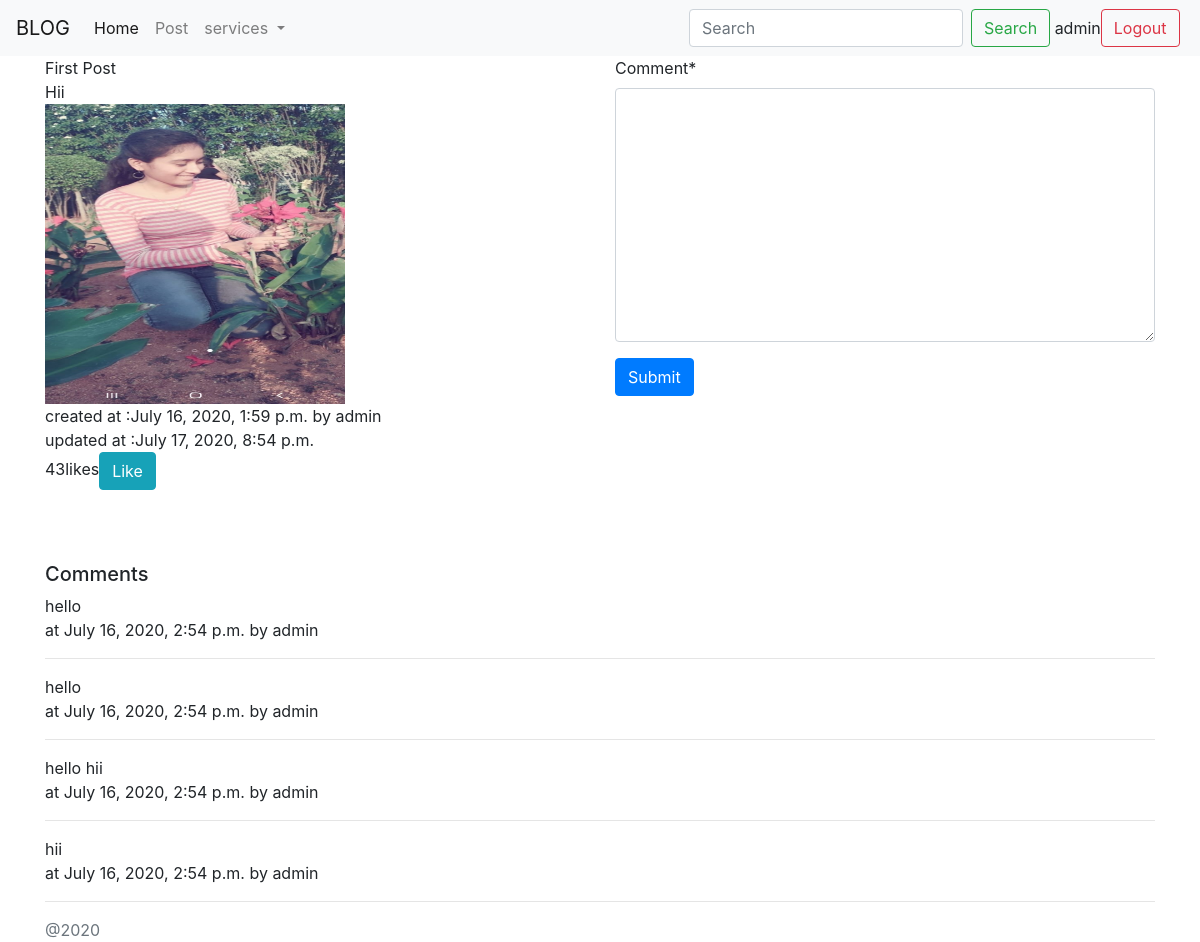
Page /detail/2/ (signed in) on the committed database.
### myapp/models.py (models this page shows, shortened)
class UserTimeStamp(models.Model):
	created_at = models.DateTimeField(auto_now_add = True)
	updated_at = models.DateTimeField(auto_now = True)
	user = models.ForeignKey(User,on_delete = models.CASCADE)
	class Meta:
		abstract = True

class Post(UserTimeStamp):
	title = models.CharField(max_length = 100)
	description = models.TextField()
	image = models.ImageField(upload_to = '')
	likes=models.IntegerField(default=0)

class Comment(UserTimeStamp):
	post = models.ForeignKey(Post, on_delete = models.CASCADE)
	comment = models.TextField()

### myapp/views.py (the view)
# urls.py: path('detail/<int:pk>/',detail,name='detail'),
@login_required
def detail(request,pk):
    d = Post.objects.get(pk = pk)
    comments = Comment.objects.filter(post = d)
    if request.method == 'POST':
        form = CommentForm(request.POST)
        if form.is_valid():
            comment = form.cleaned_data['comment']
            c = Comment(post = d,comment = comment,user = request.user)
            c.save()
            context = {'post':d,'form':form,'comments':comments}
            return render(request, 'detail.html', context)
    else:
        form = CommentForm()
    context = {'post':d,'form':form,'comments':comments}
    return render(request, 'detail.html', context)

### myapp/forms.py
class CommentForm(forms.ModelForm):
	class Meta:
		model = Comment
		fields = ['comment']

### myapp/templates/detail.html (shortened to what this page needs)
{% extends 'base.html' %}
{% load crispy_forms_tags %}
{% block content %}
<div class="row">
	<div class="col-6">
{{post.title}}<br>
{{post.description}}<br>
<img src="{{post.image.url}}" height="300" width="300"><br>
created at :{{post.created_at}} by {{post.user}}<br>
updated at :{{post.updated_at}}
<br>
<div>
<span id="likes">{{post.likes}}</span>likes<button class="btn btn-info" onclick="onClick()">Like</button>
</div>
<br>
</div>
<div class="col-6">
<form action="" method="post">
    {{ form|crispy }}
    <input class="btn btn-primary" type="submit" value="Submit">
</form>
</div>
</div>
<br><br>
<h5>Comments</h5>
{% if comments %}
{% for i in comments %}
{{i.comment}}<br>
at {{i.created_at}} by {{i.user}}<br>
<hr>
{% endfor %}
{% endif %}
{% endblock %}

### myapp/templates/base.html (shortened to what this page needs)
<!DOCTYPE html>
<html>
<head>
<link rel="stylesheet" href="https://stackpath.bootstrapcdn.com/bootstrap/4.5.0/css/bootstrap.min.css">
</head>
<body>
	<nav class="navbar navbar-expand-lg navbar-light bg-light">
  <a class="navbar-brand" href="#">BLOG</a>
  <div class="collapse navbar-collapse" id="navbarSupportedContent">
    <ul class="navbar-nav mr-auto">
      <li class="nav-item active">
        <a class="nav-link" href="{% url 'myapp:index' %}">Home <span class="sr-only">(current)</span></a>
      </li>
      <li class="nav-item">
        <a class="nav-link" href="{% url 'myapp:create' %}">Post</a>
      </li>
      <li class="nav-item dropdown">
        <a class="nav-link dropdown-toggle" href="#" id="navbarDropdown" role="button" data-toggle="dropdown" aria-haspopup="true" aria-expanded="false">
          services
        </a>
      </li>
      <li class="nav-item">
        <a class="nav-link disabled" href="#"></a>
      </li>
    </ul>
    <form class="form-inline my-2 my-lg-0">
      <input class="form-control mr-sm-2" type="search" placeholder="Search" aria-label="Search">
      <button class="btn btn-outline-success my-2 my-sm-0" type="submit">Search</button>&nbsp;
    </form>
    {% if user.is_authenticated %}
     {{request.user}}<a class="btn btn-outline-danger" href="{% url 'auth_logout' %}">Logout</a>&nbsp;
    {% else %}
    <a class="btn btn-outline-primary" href="{% url 'registration_register' %}">Register</a>&nbsp;
    <a class="btn btn-outline-primary" href="{% url 'auth_login' %}">Login</a>&nbsp;
    {% endif %}
  </div>
</nav>
<div class="container">
 {% block content %}
 {% endblock %}
</div>
<footer class="footer">
      <div class="container">
        <span class="text-muted">@2020</span>
      </div>
    </footer>
</body>
</html>

### rows in the picture
Post: title "First Post", description "Hii", image (picture), created_at "July 16, 2020, 1:59 p.m.", user "admin", updated_at "July 17, 2020, 8:54 p.m.", likes "43"
Comment: comment "hello", created_at "July 16, 2020, 2:54 p.m.", user "admin"
Comment: comment "hello", created_at "July 16, 2020, 2:54 p.m.", user "admin"
Comment: comment "hello hii", created_at "July 16, 2020, 2:54 p.m.", user "admin"
Comment: comment "hii", created_at "July 16, 2020, 2:54 p.m.", user "admin"

### other values in the picture
{{ request.user }} "admin"
